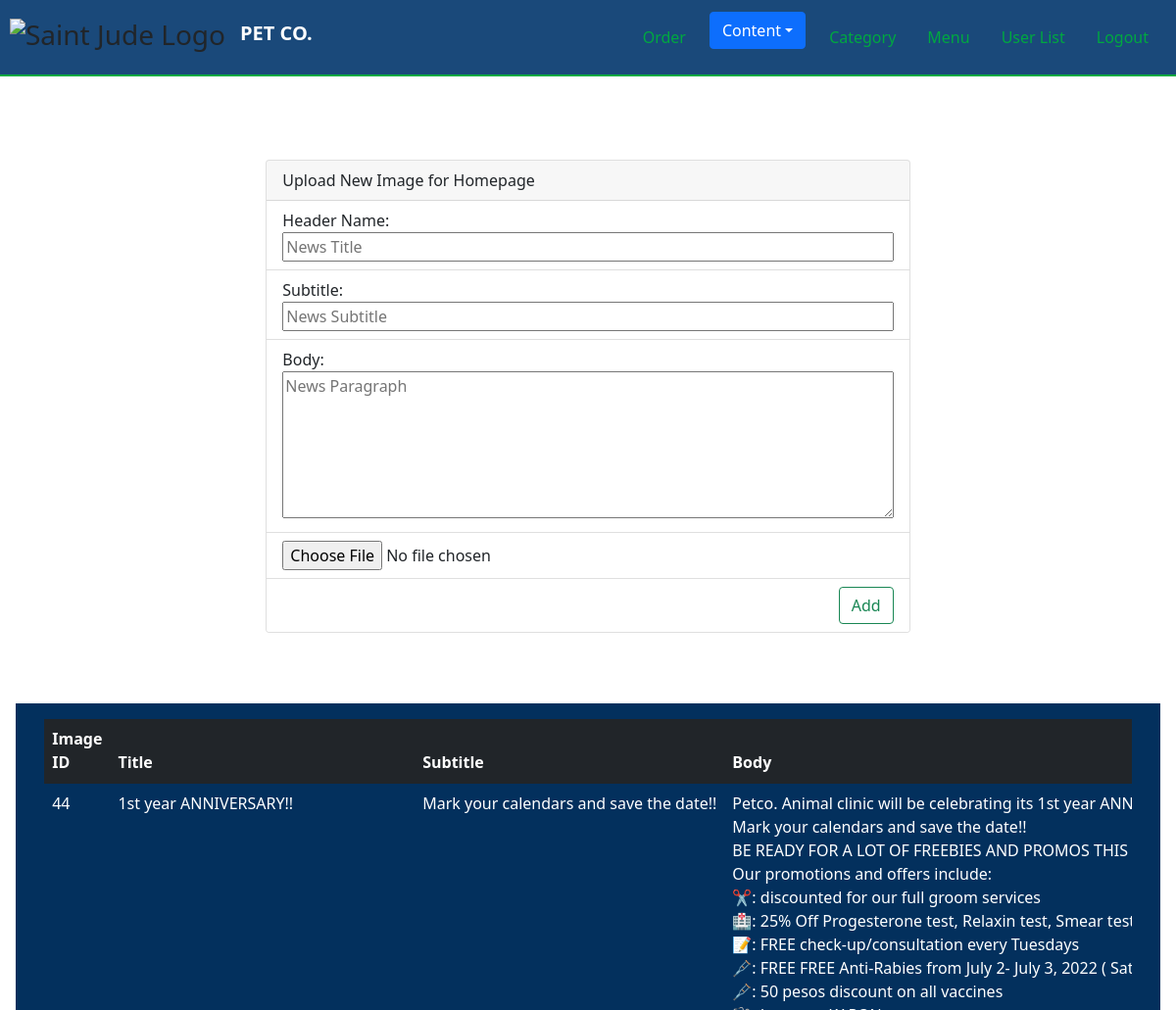
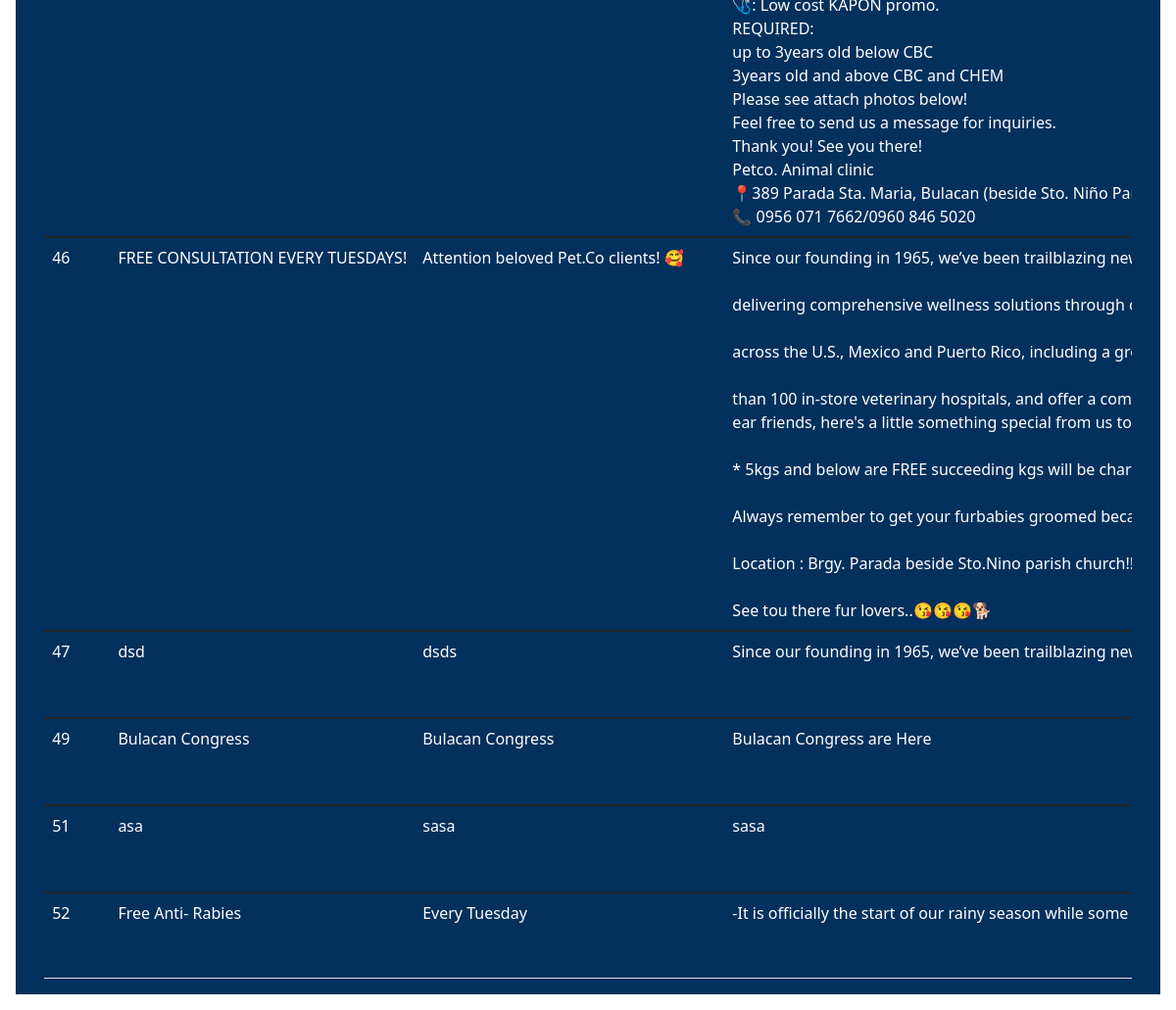
Page /quicktips.php on the committed database (2 pictures, top to bottom).
### tables this page shows
CREATE TABLE `admin_content_homepage` (
  `Image_id` int(11) NOT NULL,
  `Image_title` varchar(255) NOT NULL,
  `Image_subtitle` varchar(255) NOT NULL,
  `Image_body` longtext NOT NULL,
  `Image_dir` varchar(1000) NOT NULL,
  `Image_filename` varchar(255) NOT NULL
);

### quicktips.php (the view, shortened to what this page needs)
<?php
    require('php/connection.php');
    $queryimage = "SELECT * FROM admin_content_homepage";
    $resultimage = mysqli_query($db_admin_account, $queryimage);
?>
<!DOCTYPE html>
<html lang="en">
<head>
  <link rel="stylesheet" href="css/color.css">
  <link rel="stylesheet" href="https://cdn.jsdelivr.net/npm/bootstrap-icons@1.5.0/font/bootstrap-icons.css">
  <link href="https://cdn.jsdelivr.net/npm/bootstrap@5.1.1/dist/css/bootstrap.min.css" rel="stylesheet"
>
</head>
<body class="">
  <nav class="navbar navbar-expand-lg nav_color navbar-dark nav_outline">
    <h3 class=""><img src="asset/logo.png" alt="Saint Jude Logo"
        style="width: 50px; padding-left: 10px; padding-top: 5px;"><a class="navbar-brand fw-bold c-white" href="#"
        style="padding-left: 15px;">PET CO.</a></h3>
    <div class="collapse navbar-collapse justify-content-end col-6" style="padding-right: 20px;" id="navbarNav">
      <ul class="navbar-nav text-center gap-3" style="padding-left: 10px;">
        <li class="nav-item">
          <a class="nav-link c-green" href="admin-orders.php">Order</a>
        </li>
        <div class="dropdown">
           <button type="button" class="btn btn-primary dropdown-toggle" data-bs-toggle="dropdown"> Content</button>
       </div>
        <li class="nav-item">
          <a class="nav-link c-green  rounded" href="admin-category-list.php">Category</a>
        </li>
        <li class="nav-item">
          <a class="nav-link c-green  rounded" href="admin-menu.php">Menu</a>
        </li>
        <li class="nav-item">
          <a class="nav-link c-green rounded" href="admin-dashboard.php">User List</a>
        </li>
        <li class="nav-item">
          <a class="nav-link c-green" href="admin-login.php">Logout</a>
        </li>
      </ul>
    </div>
  </nav>
  <div class=" px-3 mt-3 mb-3">
    <h4 class="text-center c-white py-3">Image Content for Home</h4>
    <form action="php/content-image-process.php" method="post" enctype="multipart/form-data"
      class="row gap-2 justify-content-center">
      <div class="row justify-content-md-center mb-5">
        <div class="col-lg-7 col-md-6 col-sm-12">
          <div class="card d-flex justify-content-center">
            <div class="card-header">
              Upload New Image for Homepage
            </div>
            <ul class="list-group list-group-flush">
              <li class="list-group-item">
                <label>Header Name:</label>
                <input name="title" class="col-12" type="text" placeholder="News Title" required>
              </li>
              <li class="list-group-item">
                <label>Subtitle:</label>
                <input name="subtitle" class="col-12" type="text" placeholder="News Subtitle" required>
              </li>
              <li class="list-group-item">
                <div> <label>Body:</label></div>
                <textarea name="paragraph" style="height:150px;" required class="col-12"
                  placeholder="News Paragraph"></textarea>
              </li>
              <li class="list-group-item">
                <input name="photo" class="" id="upload-news" type="file" required>
              </li>
              <li class="list-group-item">
                <button type="submit" name="upload_image_content" class="btn btn-outline-success float-end"
                  style="max-width:450px;">Add</button>
              </li>
            </ul>
          </div>
        </div>
      </div>
    </form>
    <div class="div_background_light">
      <div class="table-responsive mt-4 mx-auto" style="width:95%;">
        <table class="table mt-3">
          <thead class="table-dark c-white">
            <th>Image ID</th>
            <th>Title</th>
            <th>Subtitle</th>
            <th>Body</th>
          </thead>
          <?php while($rowimage =  mysqli_fetch_array($resultimage)){ ?>
          <tbody>
            <td class="text-nowrap c-white"><?php echo $rowimage['Image_id']; ?></td>
            <td class="text-nowrap c-white"><?php echo $rowimage['Image_title']; ?></td>
            <td class="text-nowrap c-white"><?php echo $rowimage['Image_subtitle']; ?></td>
            <td class="text-nowrap c-white"><?php echo $rowimage['Image_body']; ?></td>
          </tbody>
          <?php } ?>
        </table>
      </div>
    </div>
  </div>
</body>
</html>

### css/color.css (style rules this page uses)
.nav_color { background-color: #1a497a !important; }
.div_background_light { background-color: #03305d !important; }
.nav_outline { border-bottom: 2px solid #00a841; }
.c-white { color: white !important; }
.c-green { color: #00a841 !important; }
.dropdown { position: relative; display: inline-block; }
.btn { background-color: #d1d1d1; border: none; color: white; padding: 12px 16px; font-size: 16px; cursor: pointer; }
a:link, a:visited { background-color: #ff130200; color: rgb(0, 0, 0); padding: 14px 25px; text-align: center; text-decoration: none; display: inline-block; }

### rows in the picture
admin_content_homepage: Image_id "44", Image_title "1st year ANNIVERSARY!!", Image_subtitle "Mark your calendars and save the date!!", Image_body "Petco. Animal clinic will be celebrating its 1st year Mark your calendars and save the date!! BE READY FOR A LOT OF FREEBIES AND PROMOS THIS Our promotions and offers include: ✂️: discounted for our full groom services 🏥: 25% Off Progesterone test, Relaxin test, Smear 📝: FREE check-up/consultation every Tuesdays 🩼: FREE FREE Anti-Rabies from July 2- July 3, 2022 ( 🩼: 50 pesos discount on all vaccines 🩺: Low cost KAPON promo. REQUIRED: up to 3years old below CBC 3years old and above CBC and CHEM Please see attach photos below! Feel free to send us a message for inquiries. Thank you! See you there! Petco. Animal clinic 📍389 Parada Sta. Maria, Bulacan (beside Sto. Niño 📞 0956 071 7662/0960 846…"
admin_content_homepage: Image_id "46", Image_title "FREE CONSULTATION EVERY TUESDAYS!", Image_subtitle "Attention beloved Pet.Co clients! 🥰", Image_body "Since our founding in 1965, we’ve been trailblazing delivering comprehensive wellness solutions through across the U.S., Mexico and Puerto Rico, including a than 100 in-store veterinary hospitals, and offer a ear friends, here's a little something special from us to * 5kgs and below are FREE succeeding kgs will be Always remember to get your furbabies groomed Location : Brgy. Parada beside Sto.Nino parish See tou there fur lovers..😘😘😘🐕"
admin_content_homepage: Image_id "47", Image_title "dsd", Image_subtitle "dsds", Image_body "Since our founding in 1965, we’ve been trailblazing…"
admin_content_homepage: Image_id "49", Image_title "Bulacan Congress", Image_subtitle "Bulacan Congress", Image_body "Bulacan Congress are Here"
admin_content_homepage: Image_id "51", Image_title "asa", Image_subtitle "sasa", Image_body "sasa"
admin_content_homepage: Image_id "52", Image_title "Free Anti- Rabies", Image_subtitle "Every Tuesday", Image_body "-It is officially the start of our rainy season while some…"
